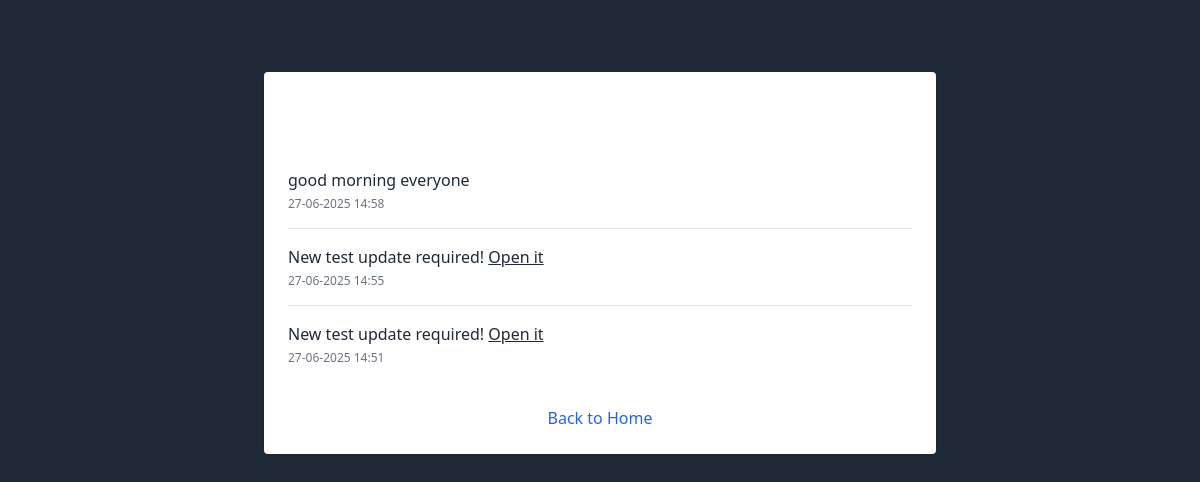
Screenshot of /student/class_notifications (signed in) with the database file from the repository.
### app/models.py (models this page shows)
class Notification(db.Model):
    __tablename__ = 'notifications'
    id = db.Column(db.Integer, primary_key=True)
    user_id = db.Column(db.Integer, db.ForeignKey('users.id'), nullable=True)  # null for all students
    message = db.Column(db.Text, nullable=False)
    created_at = db.Column(db.DateTime, default=datetime.utcnow)
    is_read = db.Column(db.Boolean, default=False)

### app/routes/student.py (the view)
@student_bp.route('/class_notifications')
@login_required
def class_notifications():
    notifications = Notification.query.filter(Notification.user_id == None).order_by(Notification.created_at.desc()).all()
    return render_template('student/classnotific.html', notifications=notifications)

### app/__init__.py (called while the page is built)
def create_app():
    app = Flask(__name__)
    app.config.from_object(Config)
    db.init_app(app)
    login_manager.init_app(app)
    csrf.init_app(app)
    migrate.init_app(app, db)
    socketio.init_app(app)
    mail.init_app(app)
    from app.models import User
    @login_manager.user_loader
    def load_user(user_id):
        return User.query.get(int(user_id))
    from app.utils import assign_monthly_dues
    @app.before_request
    def before_any_request():
        assign_monthly_dues()
    from app.routes.student import student_bp
    from app.routes.admin import admin_bp
    from app.routes.main import main_bp
    app.register_blueprint(student_bp, url_prefix="/student")
    app.register_blueprint(admin_bp, url_prefix="/admin")
    app.register_blueprint(main_bp)
    return app

### app/templates/student/classnotific.html
{% extends 'shared/base.html' %}
{% block content %}
<div class="max-w-2xl mx-auto mt-10 p-6 bg-white rounded shadow">
  <h2 class="text-2xl font-bold mb-6 text-center">Class Notifications</h2>
  {% if notifications %}
    <ul class="divide-y divide-gray-200">
      {% for note in notifications %}
      <li class="py-4">
        <div class="text-gray-800">{{ note.message|safe }}</div>
        <div class="text-xs text-gray-500 mt-1">{{ note.created_at.strftime('%d-%m-%Y %H:%M') }}</div>
      </li>
      {% endfor %}
    </ul>
  {% else %}
    <div class="text-center text-gray-500">No class notifications yet.</div>
  {% endif %}
  <div class="mt-6 text-center">
    <a href="{{ url_for('student.home') }}" class="text-blue-600 hover:underline">Back to Home</a>
  </div>
</div>
{% endblock %}

### app/templates/shared/base.html (style rules this page uses)
html, body { background-color: #1f2937 !important; min-height: 100vh; }

### rows the page displays
Notification: message "good morning everyone", created_at "27-06-2025 14:58"
Notification: message "New test update required! Open it", created_at "27-06-2025 14:55"
Notification: message "New test update required! Open it", created_at "27-06-2025 14:51"
